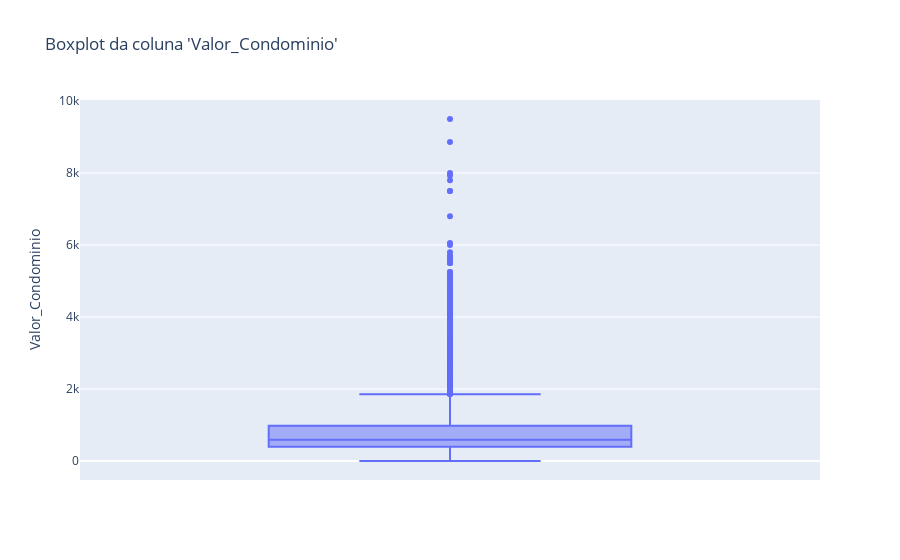
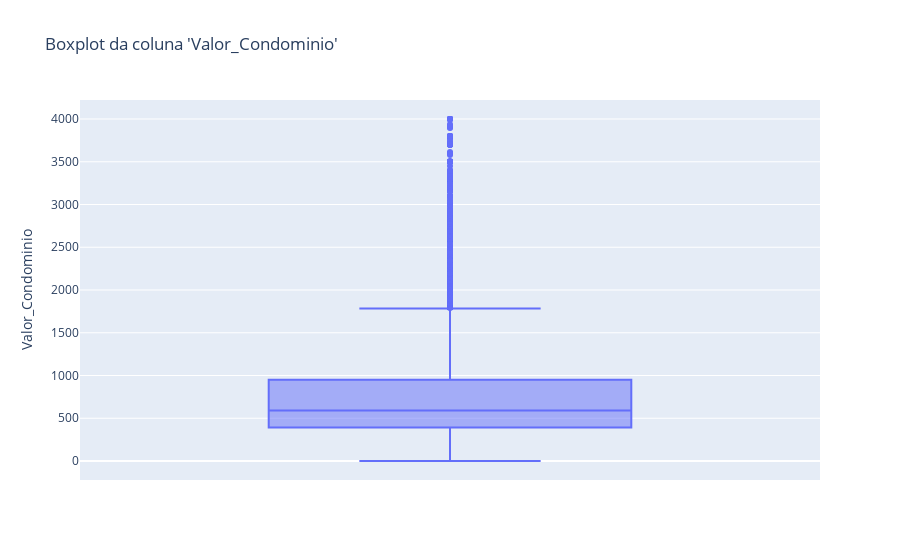

The notebook cell saved with these charts, in order:
### Code cell
# Análise da variável "Valor_Condominio"

# Antes vou salvar o original para efeito de comparação

df["Valor_Condominio_Original"] = df["Valor_Condominio"]

# Agora vou começar a análise

px.box(
    df,
    y="Valor_Condominio",
    title="Boxplot da coluna 'Valor_Condominio'",
    hover_data={
        "Metragem":":.0f",
        "Valor_Condominio":":.0f",
        "N_Banheiros":True,
        "N_Suites":True,
        "N_Vagas":True,
        "Valor_Aluguel":":.0f"
    }

)

# Agora vou ver a porcentagem dos 1% que representavam a maior parte

t_quant("Valor_Condominio", 0.99)

# Uma parte muito pequena representava valores muito altos então decidi dar drop, vito que era uma porcentagem muito pequena, e mante-la poderia causar um viés ao invés de ajudar com uma solução

lim_Condominio = df['Valor_Condominio'] > 4000
print("Vão sair:", lim_Condominio.sum(), f"({lim_Condominio.mean():.2%})")

df = df.loc[df['Valor_Condominio'] <= 4000].copy()

px.box(
    df,
    y="Valor_Condominio",
    title="Boxplot da coluna 'Valor_Condominio'",
    hover_data={
        "Metragem":":.0f",
        "Valor_Condominio":":.0f",
        "N_Banheiros":True,
        "N_Suites":True,
        "N_Vagas":True,
        "Valor_Aluguel":":.0f"
    }

)

# Esse coluna eu decidi dar drop no que fujia muito, apesar de ser uma possibilidade ter um condomínio bem alto, os 1% mudavam muito de valor em comperação com resto, dobrando até, então por ser um caso muito específico, eu preferi dar drop. O gráfico sofreu pequenas alterações mas pela correlação com a coluna principal e com metragem, julguei fazer sentido retirar valores tão altos, e que representam tão pouco do df

### Figure 1 — Plotly figure (JSON) as saved in the notebook; plotly's stock layout.template omitted (floating-point values rounded to 4 significant figures; data arrays with more than 128 entries replaced by an {"elided": "..."} marker saying what was removed)
{"data": [{"alignmentgroup": "True", "customdata": {"elided": "7203x5 int values"}, "hovertemplate": "Valor_Condominio=%{y:.0f}<br>Metragem=%{customdata[0]:.0f}<br>N_Banheiros=%{customdata[1]}<br>N_Suites=%{customdata[2]}<br>N_Vagas=%{customdata[3]}<br>Valor_Aluguel=%{customdata[4]:.0f}<extra></extra>", "legendgroup": "", "marker": {"color": "#636efa"}, "name": "", "notched": false, "offsetgroup": "", "orientation": "v", "showlegend": false, "type": "box", "x0": " ", "xaxis": "x", "y": {"elided": "7203 int values"}, "y0": " ", "yaxis": "y"}], "layout": {"boxmode": "group", "legend": {"tracegroupgap": 0}, "title": {"text": "Boxplot da coluna 'Valor_Condominio'"}, "xaxis": {"anchor": "y", "domain": [0, 1]}, "yaxis": {"anchor": "x", "domain": [0, 1], "title": {"text": "Valor_Condominio"}}}}

### Figure 2 — Plotly figure (JSON) as saved in the notebook; plotly's stock layout.template omitted (floating-point values rounded to 4 significant figures; data arrays with more than 128 entries replaced by an {"elided": "..."} marker saying what was removed)
{"data": [{"alignmentgroup": "True", "customdata": {"elided": "7131x5 int values"}, "hovertemplate": "Valor_Condominio=%{y:.0f}<br>Metragem=%{customdata[0]:.0f}<br>N_Banheiros=%{customdata[1]}<br>N_Suites=%{customdata[2]}<br>N_Vagas=%{customdata[3]}<br>Valor_Aluguel=%{customdata[4]:.0f}<extra></extra>", "legendgroup": "", "marker": {"color": "#636efa"}, "name": "", "notched": false, "offsetgroup": "", "orientation": "v", "showlegend": false, "type": "box", "x0": " ", "xaxis": "x", "y": {"elided": "7131 int values"}, "y0": " ", "yaxis": "y"}], "layout": {"boxmode": "group", "legend": {"tracegroupgap": 0}, "title": {"text": "Boxplot da coluna 'Valor_Condominio'"}, "xaxis": {"anchor": "y", "domain": [0, 1]}, "yaxis": {"anchor": "x", "domain": [0, 1], "title": {"text": "Valor_Condominio"}}}}
